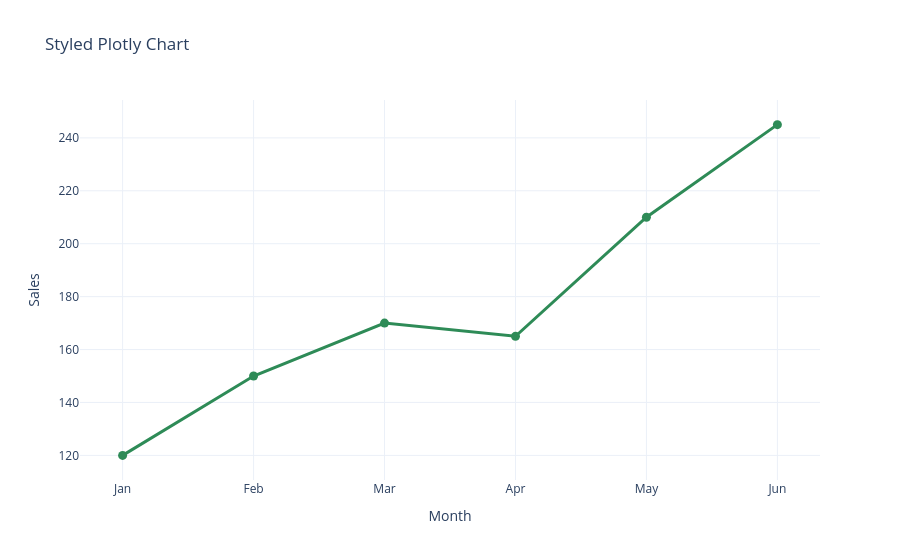

The notebook cell this image was saved under:
### Markdown cell above
9. Add Custom Styling and Layout
Plotly offers many styling options such as colors, titles, and axis formatting.

### Code cell
fig = px.line(
    sales_df,
    x='month',
    y='sales',
    title='Styled Plotly Chart',
    color_discrete_sequence=['#2E8B57']
)
fig.update_traces(mode='lines+markers', line=dict(width=3), marker=dict(size=9))
fig.update_layout(
    xaxis_title='Month',
    yaxis_title='Sales',
    template='plotly_white'
)
fig.show()
fig.write_html("plot.html")

### Figure 1 — Plotly figure (JSON) as saved in the notebook; plotly's stock layout.template omitted (floating-point values rounded to 4 significant figures)
{"data": [{"hovertemplate": "month=%{x}<br>sales=%{y}<extra></extra>", "legendgroup": "", "line": {"color": "#2E8B57", "dash": "solid", "width": 3}, "marker": {"size": 9, "symbol": "circle"}, "mode": "lines+markers", "name": "", "orientation": "v", "showlegend": false, "type": "scatter", "x": ["Jan", "Feb", "Mar", "Apr", "May", "Jun"], "xaxis": "x", "y": [120, 150, 170, 165, 210, 245], "yaxis": "y"}], "layout": {"legend": {"tracegroupgap": 0}, "title": {"text": "Styled Plotly Chart"}, "xaxis": {"anchor": "y", "domain": [0, 1], "title": {"text": "Month"}}, "yaxis": {"anchor": "x", "domain": [0, 1], "title": {"text": "Sales"}}}}
